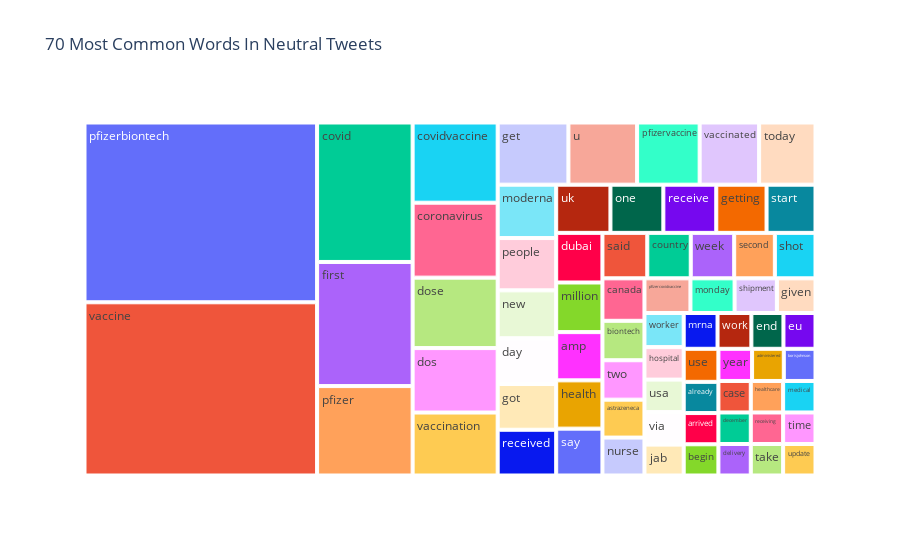

Notebook code for this chart:
### Markdown cell above
# NEUTRAL TWEETS

### Code cell
all_neutral_words=[]
all_neutral_hashtags=[]
for i in range(len(Neutral_tweet['text'])):
    a=Neutral_tweet['text'][i]
    b=Neutral_tweet['hashtags'][i].strip('][').split(', ')
    for i in a:
        all_neutral_words.append(i)
    for i in b:
        all_neutral_hashtags.append(i)
all_neutral_words=pd.Series(np.array(all_neutral_words))
all_neutral_hashtags=pd.Series(np.array(all_neutral_hashtags))
common_words=all_neutral_words.value_counts().drop(labels='')[:70].rename_axis('Common Neutral Words').reset_index(name='count')
fig = px.treemap(common_words, path=['Common Neutral Words'], values='count',title='70 Most Common Words In Neutral Tweets')
fig.show()
common_hashtags=all_neutral_hashtags.value_counts()[:70].drop(labels='').rename_axis('Common Neutral Hashtags').reset_index(name='count')
fig = px.treemap(common_hashtags, path=['Common Neutral Hashtags'], values='count',title='70 Most Common Hashtags In Neutral Tweets')
fig.show()

### Figure 1 — Plotly figure (JSON) as saved in the notebook; plotly's stock layout.template omitted (floating-point values rounded to 4 significant figures)
{"data": [{"branchvalues": "total", "domain": {"x": [0, 1], "y": [0, 1]}, "hovertemplate": "labels=%{label}<br>count=%{value}<br>parent=%{parent}<br>id=%{id}<extra></extra>", "ids": ["administered", "already", "amp", "arrived", "astrazeneca", "begin", "biontech", "borisjohnson", "canada", "case", "coronavirus", "country", "covid", "covidvaccine", "day", "december", "delivery", "dos", "dose", "dubai", "end", "eu", "first", "get", "getting", "given", "got", "health", "healthcare", "hospital", "jab", "medical", "million", "moderna", "monday", "mrna", "new", "nurse", "one", "people", "pfizer", "pfizerbiontech", "pfizercovidvaccine", "pfizervaccine", "receive", "received", "receiving", "said", "say", "second", "shipment", "shot", "start", "take", "time", "today", "two", "u", "uk", "update", "usa", "use", "vaccinated", "vaccination", "vaccine", "via", "week", "work", "worker", "year"], "labels": ["administered", "already", "amp", "arrived", "astrazeneca", "begin", "biontech", "borisjohnson", "canada", "case", "coronavirus", "country", "covid", "covidvaccine", "day", "december", "delivery", "dos", "dose", "dubai", "end", "eu", "first", "get", "getting", "given", "got", "health", "healthcare", "hospital", "jab", "medical", "million", "moderna", "monday", "mrna", "new", "nurse", "one", "people", "pfizer", "pfizerbiontech", "pfizercovidvaccine", "pfizervaccine", "receive", "received", "receiving", "said", "say", "second", "shipment", "shot", "start", "take", "time", "today", "two", "u", "uk", "update", "usa", "use", "vaccinated", "vaccination", "vaccine", "via", "week", "work", "worker", "year"], "name": "", "parents": ["", "", "", "", "", "", "", "", "", "", "", "", "", "", "", "", "", "", "", "", "", "", "", "", "", "", "", "", "", "", "", "", "", "", "", "", "", "", "", "", "", "", "", "", "", "", "", "", "", "", "", "", "", "", "", "", "", "", "", "", "", "", "", "", "", "", "", "", "", ""], "type": "treemap", "values": [16, 17, 35, 17, 25, 17, 26, 16, 28, 16, 100, 31, 209, 107, 42, 16, 16, 86, 94, 36, 18, 18, 186, 69, 38, 21, 42, 35, 16, 20, 19, 16, 36, 49, 24, 19, 44, 25, 40, 48, 134, 656, 25, 61, 40, 42, 16, 32, 34, 29, 23, 29, 37, 16, 16, 55, 26, 67, 41, 16, 20, 18, 58, 84, 632, 20, 31, 19, 21, 17]}], "layout": {"legend": {"tracegroupgap": 0}, "title": {"text": "70 Most Common Words In Neutral Tweets"}}}
